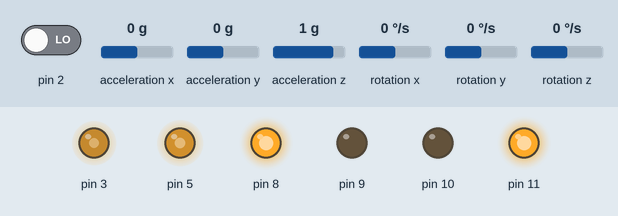
This sketch was run on a simulated Arduino Uno, built with avr-gcc and run on an emulated ATmega328P. Parts: output pins drawn as LEDs (lit = HIGH). The test bench sets the inputs (shaded band); at power-on: acceleration y 0 g, acceleration z 1 g, pin 2 LOW, acceleration x 0 g, rotation x 0 °/s, rotation y 0 °/s, rotation z 0 °/s. The sensor or clock chip raises its interrupt line as the real part does.

Above: at 1.7 s.
1.8 s: acceleration y set to 0.8 g
At 2.6 s:
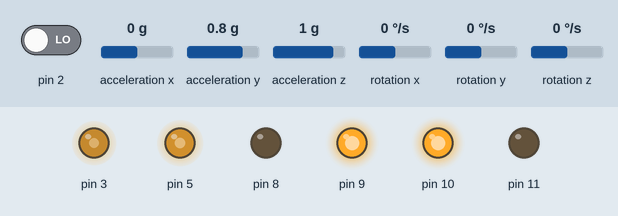
3.3 s: acceleration y set to -1.4 g
At 3.7 s:
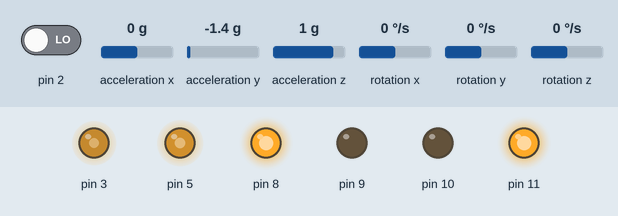
4.8 s: acceleration y set to 1.4 g
At 6.0 s:
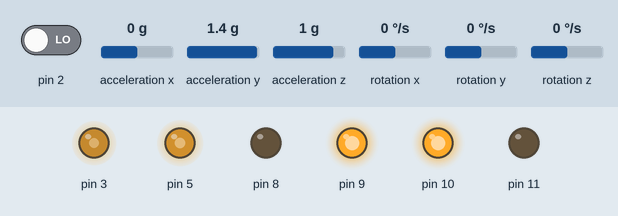
6.3 s: acceleration z set to 1.4 g
At 7.2 s:
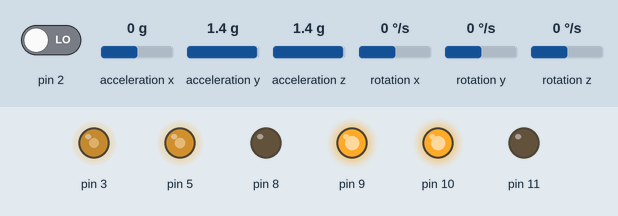
Timing chart, 0 to 8.8 s (numbered marks = the images above; inputs shaded):
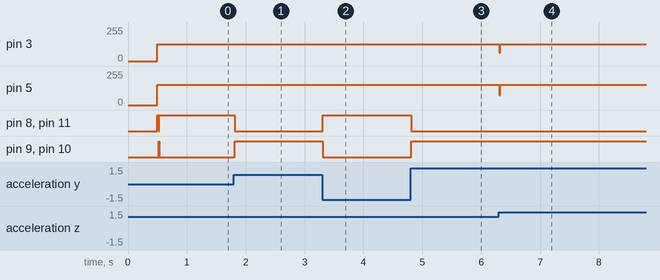

The sketch:

dengerobotu_main.ino
```cpp
#include <PID_v1.h>
#include <LMotorController.h>
#include "I2Cdev.h"
#include "MPU6050_6Axis_MotionApps20.h"


#if I2CDEV_IMPLEMENTATION == I2CDEV_ARDUINO_WIRE
#include "Wire.h"
#endif

#define MIN_ABS_SPEED 20

MPU6050 mpu;

// MPU control/status vars
bool dmpReady = false; // set true if DMP init was successful
uint8_t mpuIntStatus; // holds actual interrupt status byte from MPU
uint8_t devStatus; // return status after each device operation (0 = success, !0 = error)
uint16_t packetSize; // expected DMP packet size (default is 42 bytes)
uint16_t fifoCount; // count of all bytes currently in FIFO
uint8_t fifoBuffer[64]; // FIFO storage buffer

// orientation/motion vars
Quaternion q; // [w, x, y, z] quaternion container
VectorFloat gravity; // [x, y, z] gravity vector
float ypr[3]; // [yaw, pitch, roll] yaw/pitch/roll container and gravity vector

//PID
double originalSetpoint = 186.5;
double setpoint = originalSetpoint;
double movingAngleOffset = 0.1;
double input, output;

//adjust these values to fit your own design
double Kp = 63;  //optimum değer 63
double Kd = 2.7;  //optimum değer 2.7
double Ki = 270;   //optimum değer 270
PID pid(&input, &output, &setpoint, Kp, Ki, Kd, DIRECT);
double motorSpeedFactorLeft = 0.5;
double motorSpeedFactorRight = 0.6;
//MOTOR CONTROLLER
int ENA = 3;
int IN1 = 8;
int IN2 = 9;
int IN3 = 10;
int IN4 = 11;
int ENB = 5;
LMotorController motorController(ENA, IN1, IN2, ENB, IN3, IN4, motorSpeedFactorLeft, motorSpeedFactorRight);

volatile bool mpuInterrupt = false; // indicates whether MPU interrupt pin has gone high
void dmpDataReady()
{
 mpuInterrupt = true;
}


void setup()
{
 // join I2C bus (I2Cdev library doesn't do this automatically)
 #if I2CDEV_IMPLEMENTATION == I2CDEV_ARDUINO_WIRE
 Wire.begin();
 TWBR = 24; // 400kHz I2C clock (200kHz if CPU is 8MHz)
 #elif I2CDEV_IMPLEMENTATION == I2CDEV_BUILTIN_FASTWIRE
 Fastwire::setup(400, true);
 #endif

 mpu.initialize();

 devStatus = mpu.dmpInitialize();

 // supply your own gyro offsets here, scaled for min sensitivity
 mpu.setXGyroOffset(220);
 mpu.setYGyroOffset(76);
 mpu.setZGyroOffset(-85);
 mpu.setZAccelOffset(1788); // 1688 factory default for my test chip

 // make sure it worked (returns 0 if so)
 if (devStatus == 0)
 {
 // turn on the DMP, now that it's ready
 mpu.setDMPEnabled(true);

 // enable Arduino interrupt detection
 attachInterrupt(0, dmpDataReady, RISING);
 mpuIntStatus = mpu.getIntStatus();

 // set our DMP Ready flag so the main loop() function knows it's okay to use it
 dmpReady = true;

 // get expected DMP packet size for later comparison
 packetSize = mpu.dmpGetFIFOPacketSize();

 //setup PID
 pid.SetMode(AUTOMATIC);
 pid.SetSampleTime(10);
 pid.SetOutputLimits(-255, 255);
 }
 else
 {
 // ERROR!
 // 1 = initial memory load failed
 // 2 = DMP configuration updates failed
 // (if it's going to break, usually the code will be 1)
 Serial.print(F("DMP Initialization failed (code "));
 Serial.print(devStatus);
 Serial.println(F(")"));
 }
}


void loop()
{
 // if programming failed, don't try to do anything
 if (!dmpReady) return;

 // wait for MPU interrupt or extra packet(s) available
 while (!mpuInterrupt && fifoCount < packetSize)
 {
 //no mpu data - performing PID calculations and output to motors
 pid.Compute();
 motorController.move(output, MIN_ABS_SPEED);

 }

 // reset interrupt flag and get INT_STATUS byte
 mpuInterrupt = false;
 mpuIntStatus = mpu.getIntStatus();

 // get current FIFO count
 fifoCount = mpu.getFIFOCount();

 // check for overflow (this should never happen unless our code is too inefficient)
 if ((mpuIntStatus & 0x10) || fifoCount == 1024)
 {
 // reset so we can continue cleanly
 mpu.resetFIFO();
 Serial.println(F("FIFO overflow!"));

 // otherwise, check for DMP data ready interrupt (this should happen frequently)
 }
 else if (mpuIntStatus & 0x02)
 {
 // wait for correct available data length, should be a VERY short wait
 while (fifoCount < packetSize) fifoCount = mpu.getFIFOCount();

 // read a packet from FIFO
 mpu.getFIFOBytes(fifoBuffer, packetSize);

 // track FIFO count here in case there is > 1 packet available
 // (this lets us immediately read more without waiting for an interrupt)
 fifoCount -= packetSize;

 mpu.dmpGetQuaternion(&q, fifoBuffer);
 mpu.dmpGetGravity(&gravity, &q);
 mpu.dmpGetYawPitchRoll(ypr, &q, &gravity);
 input = ypr[2] * 180/M_PI + 180;
 }
}
```

Measured:
- after the input at 1.8 s, pin 8, pin 11: HIGH → LOW at once; pin 9, pin 10: LOW → HIGH at once
- after the input at 3.3 s, pin 8, pin 11: LOW → HIGH at once; pin 9, pin 10: HIGH → LOW at once
- after the input at 4.8 s, pin 8, pin 11: HIGH → LOW at once; pin 9, pin 10: LOW → HIGH at once
- after the input at 6.3 s, pin 3: 127/255 → 62/255 at once, → 127/255 0.01 s later; pin 5: 153/255 → 75/255 at once, → 153/255 0.01 s later
